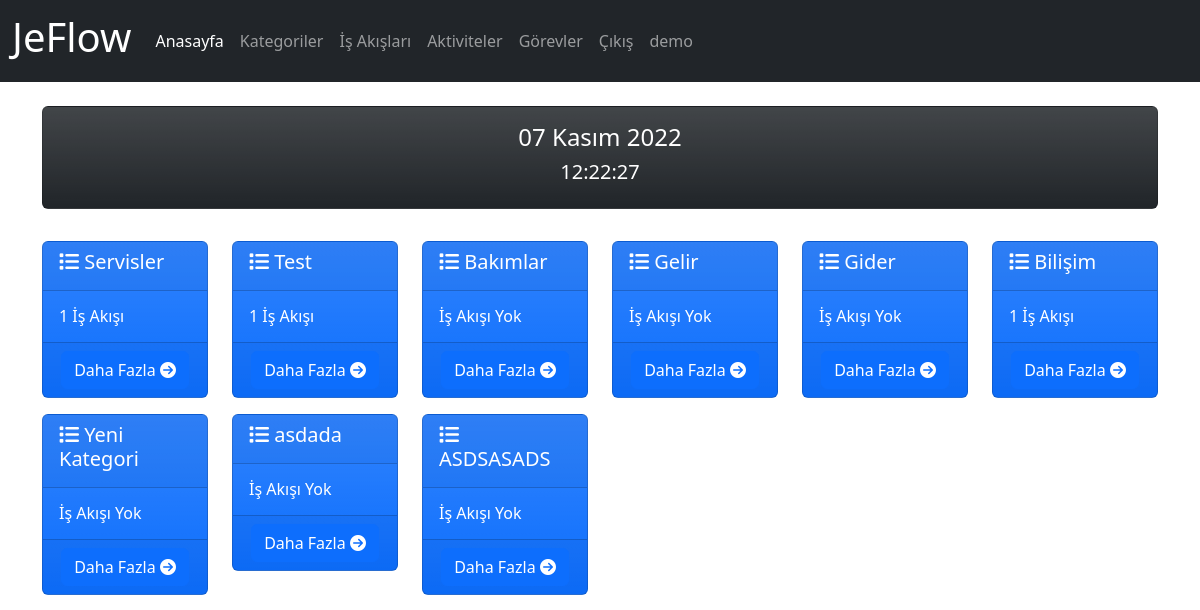
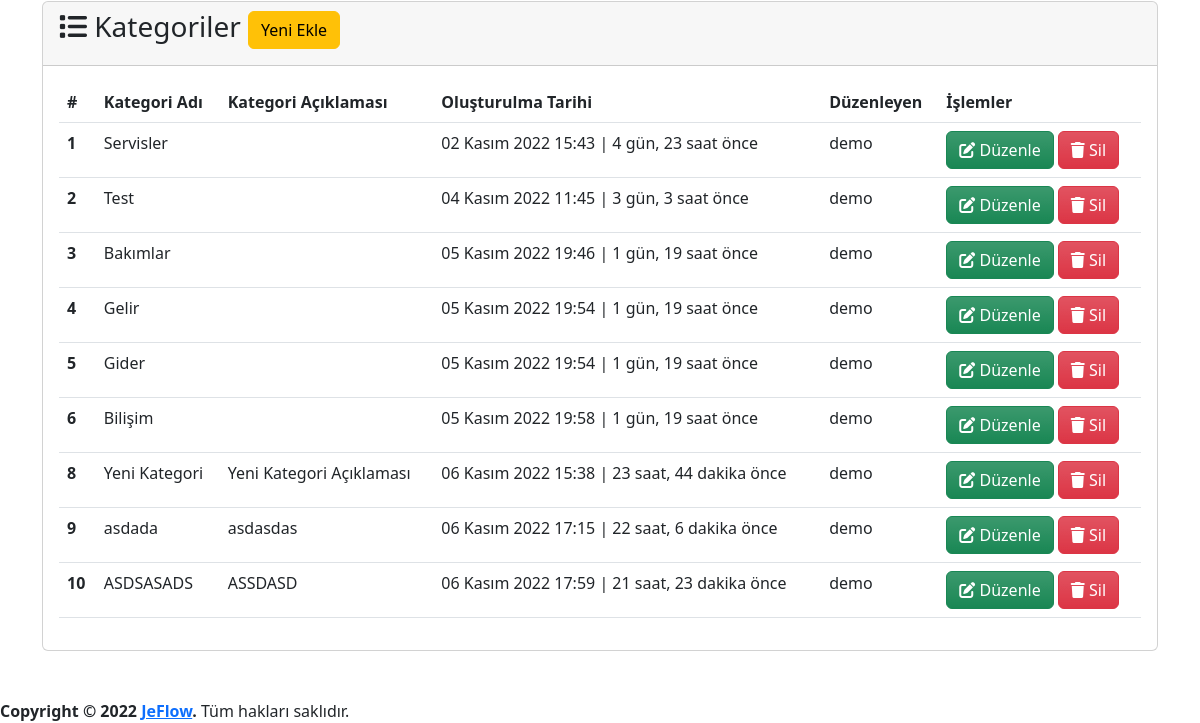
Page /category/ (signed in) on the earlier database version (2 pictures, top to bottom).
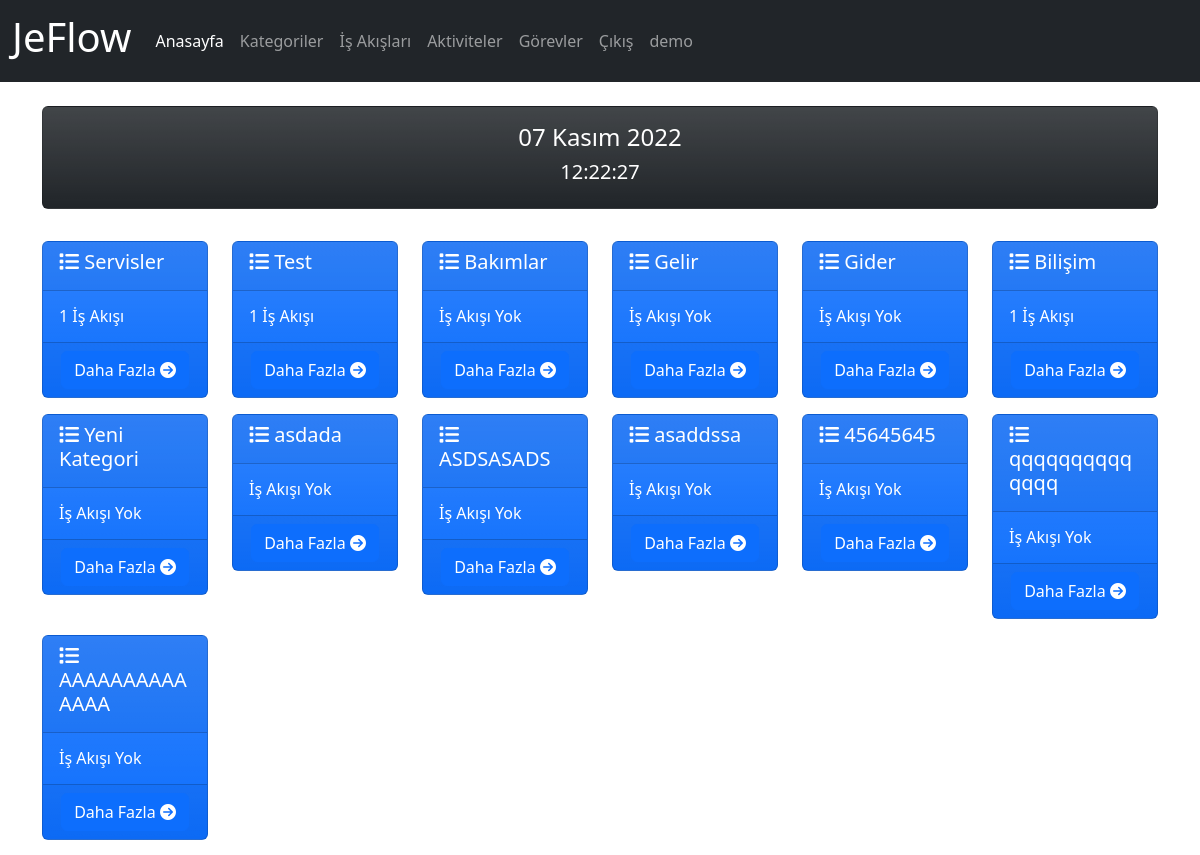
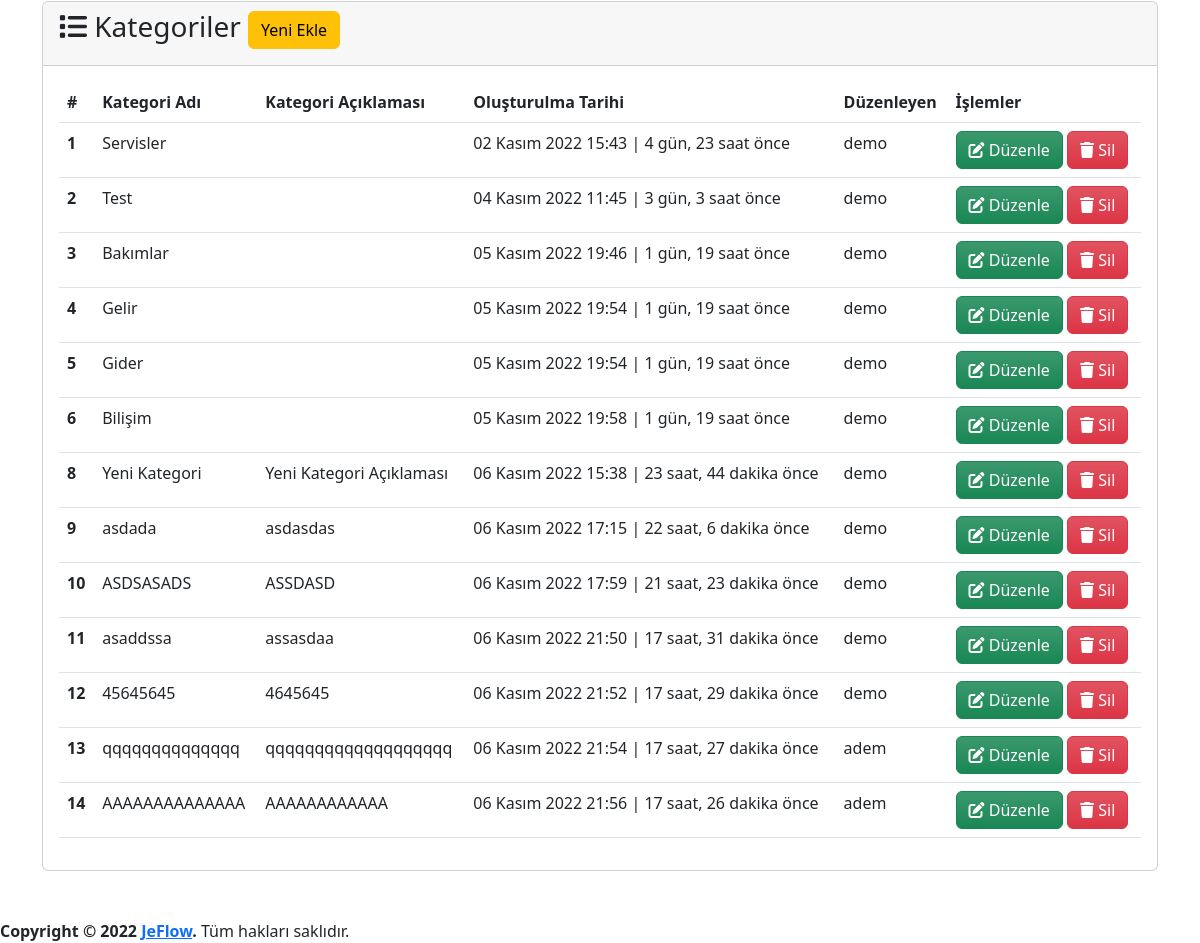
Same page on the later database version (2 pictures, top to bottom).
### app/models.py (models this page shows, shortened)
class Category(models.Model):
    name=models.CharField(max_length=500,verbose_name='Kategori Adı')
    description=models.TextField(verbose_name='Kategori Açıklaması', blank=True, null=True)
    created_date=models.DateTimeField(auto_now_add=True, verbose_name='Oluşturulma Tarihi')
    user=models.ForeignKey(User,on_delete=models.CASCADE,verbose_name='Kullanıcı', blank=True, null=True)
    def process_count(self):
        processes=Process.objects.all().filter(category=self)
        return processes.count()
    class Meta:
        verbose_name='Kategori'
        verbose_name_plural="Kategoriler"

### app/views.py (the view, shortened to what this page needs)
# urls.py: path('category/', views.category, name='category'),
@login_required(login_url='/user/login/')
def category(request):
    category_form=CategoryForm()
    categories = Category.objects.order_by('created_date')
    context = {
        'category_form':category_form,
        'categories': categories,
    }
    return render(request, 'app/category.html', context)

### templates/app/category.html (shortened to what this page needs)
{% extends 'layout.html' %}
{% load humanize %}
{% block content %}
{% load crispy_forms_tags %}
{% if categories %}
<div class="row mt-3">
    {% for category in categories %}
    <div class="col-md-2 mt-3">
        <div class="card text-bg-primary bg-gradient" style="max-width: 18rem;">
            <div class="card-header">
                <h5 class="card-title">
                    <i class="fa-solid fa-list"></i>
                    {{category.name}}
                </h5>
            </div>
            <div class="card-body">
                <h6 class="card-text">
                    {% if category.process_count > 0 %}
                    {{ category.process_count }} İş Akışı
                    {% else %}
                    İş Akışı Yok
                    {% endif %}
                </h6>
            </div>
            <div class="card-footer text-center">
                <a class="btn btn-primary" href="{% url 'category_detail' category.id %}">
                    Daha Fazla
                    <i class="fa-solid fa-circle-arrow-right"></i>
                </a>
            </div>
        </div>
    </div>
    {% endfor %}
</div>
{% endif %}
<div class="row mt-3">
    <div class="col-md-12">
        <div class="card">
            <div class="card-header">
                <h3 class="card-title">
                    <i class="fa-solid fa-list"></i>
                    Kategoriler
                    <button type="button" class="btn btn-warning" data-bs-toggle="modal" data-bs-target="#exampleModal">
                        Yeni Ekle
                    </button>
                </h3>
            </div>
            <div class="card-body">
                {% if categories %}
                <table id="category" class="table table-hover">
                    <thead>
                        <tr>
                            <th scope="col">#</th>
                            <th scope="col">Kategori Adı</th>
                            <th scope="col">Kategori Açıklaması</th>
                            <th scope="col">Oluşturulma Tarihi</th>
                            <th scope="col">Düzenleyen</th>
                            <th scope="col">İşlemler</th>
                        </tr>
                    </thead>
                    <tbody>
                        {% for category in categories %}
                        <tr>
                            <th scope="row">{{ category.id }}</th>
                            <td>{{ category.name }}</td>
                            <td>{{ category.description }}</td>
                            <td>{{ category.created_date }} | {{ category.created_date | timesince}} önce</td>
                            <td>{{ category.user }}</td>
                            <td>
                                <a class="btn btn-success bg-gradient" href="{% url 'category_update' category.id %}">
                                    <i class="fa-solid fa-pen-to-square"></i>
                                    Düzenle
                                </a>
                                <a class="btn btn-danger bg-gradient" href="{% url 'category_delete' category.id %}">
                                    <i class="fa-solid fa-trash"></i>
                                    Sil
                                </a>
                            </td>
                        </tr>
                        {% endfor %}
                    </tbody>
                </table>
                {% else %}
                <div class="alert alert-warning">
                    <p>Kategori bulunamadı.</p>
                </div>
                {% endif %}
            </div>
        </div>
    </div>
</div>
{% endblock %}

### templates/layout.html (shortened to what this page needs)
{% load static %}
<!doctype html>
<html lang="tr">
<head>
  <link href="https://cdn.jsdelivr.net/npm/bootstrap@5.2.2/dist/css/bootstrap.min.css" rel="stylesheet"
>
  <link rel="stylesheet" type="text/css" href="https://cdn.datatables.net/1.12.1/css/jquery.dataTables.css">
</head>
<body>
  <header>
    <nav class="navbar navbar-expand-lg navbar-dark bg-dark">
      <div class="container-fluid">
        <a class="navbar-brand" href="{% url 'index' %}">
          <h1>JeFlow</h1>
        </a>
        <div class="collapse navbar-collapse" id="navbarNavDropdown">
          <ul class="navbar-nav">
            <li class="nav-item">
              <a class="nav-link active" aria-current="page" href="{% url 'index' %}">Anasayfa</a>
            </li>
            {% if user.is_authenticated %}
            <li class="nav-item">
              <a class="nav-link" href="{% url 'category' %}">Kategoriler</a>
            </li>
            <li class="nav-item">
              <a class="nav-link" href="{% url 'process' %}">İş Akışları</a>
            </li>
            <li class="nav-item">
              <a class="nav-link" href="{% url 'activity' %}">Aktiviteler</a>
            </li>
            <li class="nav-item">
              <a class="nav-link" href="{% url 'task' %}">Görevler</a>
            </li>
            <li class="nav-item">
              <a class="nav-link" href="javascript:{document.getElementById('logout').submit()}">Çıkış</a>
            </li>
            <li class="nav-item">
              <a href="#" class="nav-link">{{ user }}</a>
            </li>
            {% else %}
            <li class="nav-item">
              <a class="nav-link" href="{% url 'register' %}">Kayıt Ol</a>
            </li>
            {% endif %}
          </ul>
        </div>
      </div>
    </nav>
  </header>
  <main>
    <div class="container mt-4">
      <div class="row">
        <div class="col-md-12">
          <div class="card text-center text-bg-dark bg-gradient">
            <div class="card-body">
              <h4 id="date-part" class="card-title"></h4>
              <h5 id="time-part" class="card-title"></h5>
            </div>
          </div>
        </div>
      </div>
      {% block content %}
      {% endblock %}
    </div>
  </main>
  <footer class="mt-5">
    <strong>Copyright &copy; 2022 <a href="http://jeflow.herokuapp.com">JeFlow</a>.</strong>
    Tüm hakları saklıdır.
  </footer>
</body>
</html>

Differences in the rows shown:
added Category: name "asaddssa", shows "İş Akışı Yok", id "11", description "assasdaa", created_date "06 Kasım 2022 21:50", created_date "17 saat, 31 dakika", user "demo"
added Category: name "45645645", shows "İş Akışı Yok", id "12", description "4645645", created_date "06 Kasım 2022 21:52", created_date "17 saat, 29 dakika", user "demo"
added Category: name "qqqqqqqqqqqqqq", shows "İş Akışı Yok", id "13", description "qqqqqqqqqqqqqqqqqqq", created_date "06 Kasım 2022 21:54", created_date "17 saat, 27 dakika", user "adem"
added Category: name "AAAAAAAAAAAAAA", shows "İş Akışı Yok", id "14", description "AAAAAAAAAAAA", created_date "06 Kasım 2022 21:56", created_date "17 saat, 26 dakika", user "adem"
